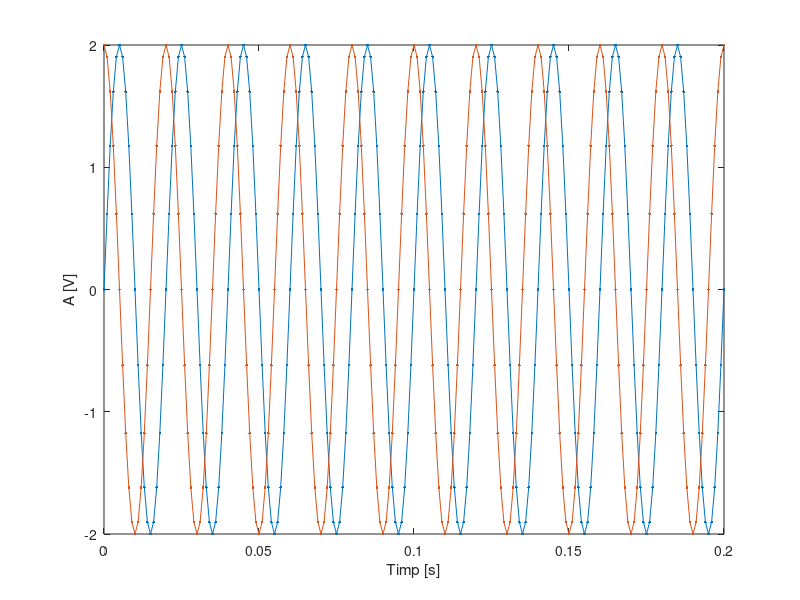

The MATLAB script that drew this image:
%a

F = 50;
t = 0:0.001:0.2; 
s = 2*sin(2*pi*F*t)
plot(t,s,'.-'),xlabel('Timp [s]'),ylabel('A [V]'),grid



% b) pas de variatie = 0.001 => T = 0.019477 %
%    pas de variatie = 0.01 =>  T nu e evident din grafic %
%    pas de variatie = 0.0002 =>  T = 0.019908 %

%c

hold on

F1 = 20;
c = 2*cos(2*pi*F*t)
plot(t,c,'.-'),xlabel('Timp [s]'),ylabel('A [V]'),grid

hold off
